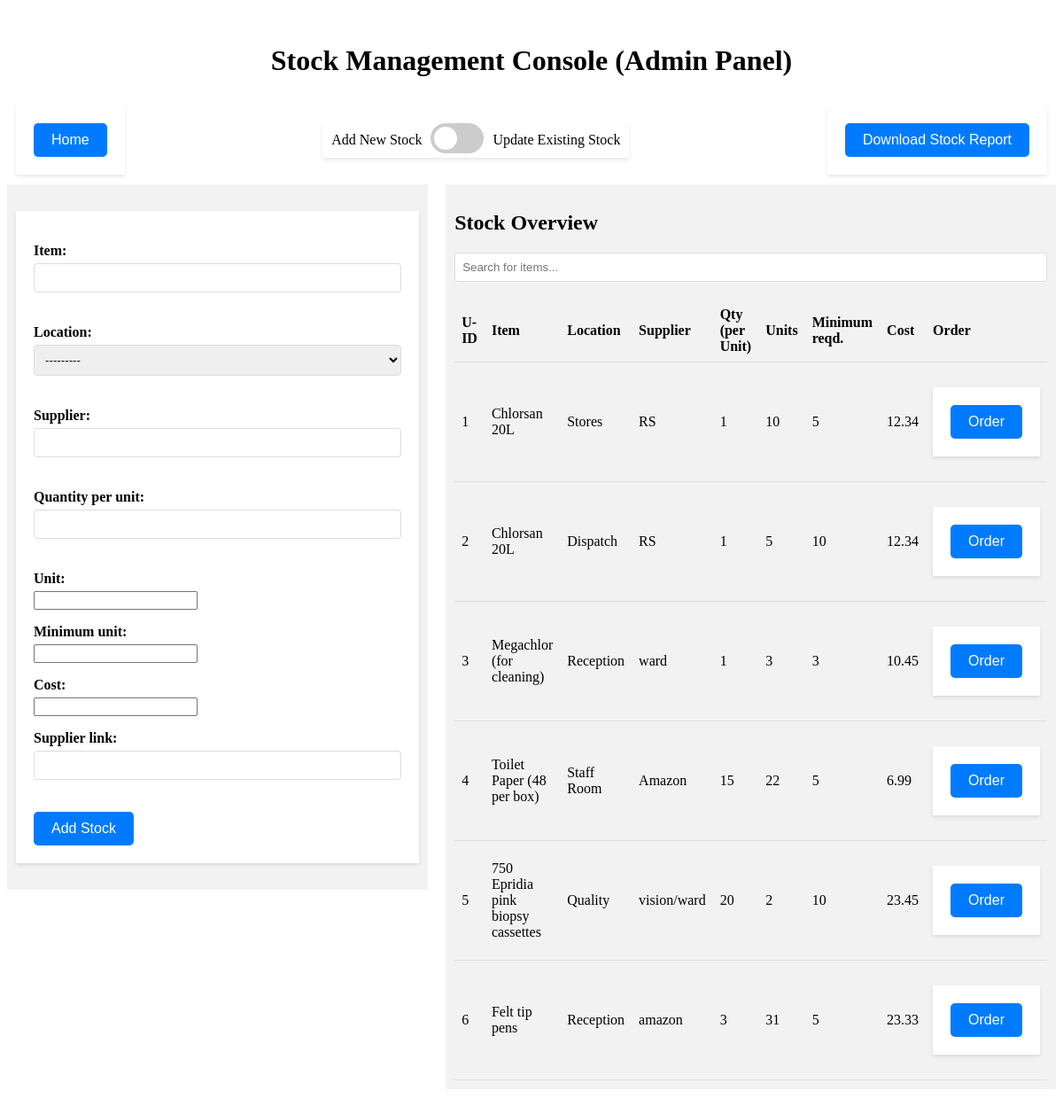
Page /adminpage/ on the committed database.
### inventory_app/models.py (models this page shows, shortened)
class InventoryItem(models.Model):
    item = models.CharField(max_length=255)
    location = models.ForeignKey(Location, on_delete=models.CASCADE, related_name='inventory_items')
    supplier = models.CharField(max_length=255)
    quantity_per_unit = models.CharField(max_length=100)  # Assuming this is a descriptive field
    unit = models.IntegerField()
    minimum_unit = models.IntegerField()
    cost = models.DecimalField(max_digits=10, decimal_places=2)
    supplier_link = models.CharField(max_length=255)

class Location(models.Model):
    name = models.CharField(max_length=255,  default='Stores')  # A descriptive name for the location
    def __str__(self):
        return self.name

### inventory_app/views.py (the view, shortened to what this page needs)
# urls.py: path('adminpage/', views.admin_view, name='admin_view'),
def admin_view(request):
    add_form = StockAddForm()
    update_form = StockUpdateForm()
    items = InventoryItem.objects.all()  # Fetch items regardless of POST or GET request
    if 'add' in request.POST and not add_form.is_valid():
        add_error_message = "Please fill out all required fields."
    else:
        add_error_message = None
    return render(request, 'inventory_app/adminpage.html', {
        'update_form': update_form,
        'add_form': add_form,
        'items': items,
        'add_error_message': add_error_message,
    })

### inventory_app/forms.py
class StockUpdateForm(forms.ModelForm):
    location = forms.ModelChoiceField(queryset=Location.objects.all(), required=True)
    class Meta:
        model = InventoryItem
        fields = ['item', 'location', 'supplier', 'quantity_per_unit', 'unit', 'minimum_unit', 'cost', 'supplier_link']
        widgets = {
            'unit': NumberInput(attrs={'step': "1"}),  # Adjust step for appropriate increments
            'minimum_unit': NumberInput(attrs={'step': "1"}),
            'cost': NumberInput(attrs={'step': "0.01"}),
            'item': TextInput(attrs={'type': 'text'}),
            'location': TextInput(attrs={'type': 'text'}),
            'supplier': TextInput(attrs={'type': 'text'}),
            'quantity_per_unit': TextInput(attrs={'type': 'text'}),
            'supplier_link': TextInput(attrs={'type': 'text'}),
        }

class StockAddForm(forms.ModelForm):
    location = forms.ModelChoiceField(queryset=Location.objects.all(), required=True)
    class Meta:
        model = InventoryItem
        fields = ['item', 'location','supplier', 'quantity_per_unit', 'unit', 'minimum_unit', 'cost', 'supplier_link']
        widgets = {
            'unit': NumberInput(attrs={'step': "1"}),  # Adjust step for appropriate increments
            'minimum_unit': NumberInput(attrs={'step': "1"}),
            'cost': NumberInput(attrs={'step': "0.01"}),
            'item': TextInput(attrs={'type': 'text'}),
            'location': TextInput(attrs={'type': 'text'}),
            'supplier': TextInput(attrs={'type': 'text'}),
            'quantity_per_unit': TextInput(attrs={'type': 'text'}),
            'supplier_link': TextInput(attrs={'type': 'text'}),
        }

### inventory_app/templates/inventory_app/adminpage.html (shortened to what this page needs)
{% load static %}
<!DOCTYPE html>
<html>
<head>
  <link rel="stylesheet" href="{% static 'inventory_app/css/admin.css' %}">
</head>
<body>
  <h1>Stock Management Console (Admin Panel)</h1>
  <div class="button-container">
    <form action="/" method="get">
      <button type="submit">Home</button>
    </form>
    <div class="slider-container">
      <span class="slider-label">Add New Stock</span>
      <label class="switch">
          <span class="slider round"></span>
      </label>
      <span class="slider-label">Update Existing Stock</span>
    </div>
    <form action="{% url 'download_stock_report' %}" method="get">
      <button type="submit">Download Stock Report</button>
    </form>
  </div>
  <div class="container">
    <div class="left">
      <div class="tile" id="addForm">
        <form method="POST" action="{% url 'admin_view' %}">
          {{ add_form.as_p }}
          <button type="submit" name="add">Add Stock</button>
        </form>
      </div>
    </div>
    <div class="right">
      <div class="tile">
        <h2>Stock Overview</h2>
        <input type="text" id="searchInput" onkeyup="filterBySecondColumn()" placeholder="Search for items...">
        <table id="stock_table">
          <thead>
            <tr>
              <th>U-ID</th>
              <th>Item</th>
              <th>Location</th>
              <th>Supplier</th>
              <th>Qty (per Unit)</th>
              <th>Units</th>
              <th>Minimum reqd.</th>
              <th>Cost</th>
              <th>Order</th>
            </tr>
          </thead>
          <tbody>
            {% for item in items %}
                <tr class="{% if item.unit <= item.minimum_unit %}blink-row{% endif %}">
                    <td>{{ item.id }}</td>
                    <td>{{ item.item }}</td>
                    <td>{{ item.location.name }}</td>
                    <td>{{ item.supplier }}</td>
                    <td>{{ item.quantity_per_unit }}</td>
                    <td>{{ item.unit }}</td>
                    <td>{{ item.minimum_unit }}</td>
                    <td>{{ item.cost }}</td>
                    <td><form action="/order" method="get"><button type="submit">Order</button></form></td>
                </tr>
            {% endfor %}
        </tbody>
        </table>
      </div>
    </div>
  </div>
</body>
</html>

### inventory_app/static/inventory_app/css/admin.css (style rules this page uses)
.container { display: flex; }
.left { flex: 1; margin-right: 20px; }
.right { flex: 1; }
.tile { background-color: #f2f2f2; padding: 10px; margin-bottom: 20px; }
table { width: 100%; border-collapse: collapse; }
th, td { padding: 8px; text-align: left; border-bottom: 1px solid #ddd; }
.button-container { display: flex; justify-content: center; align-items: center; height: 100px; }
.button-container form { margin: 0 10px; }
h1 { text-align: center; margin-top: 50px; }
button { padding: 10px 20px; border: none; border-radius: 5px; background-color: #007bff; color: white; font-size: 16px; cursor: pointer; transition: background-color 0.3s ease; }
form { background: #fff; padding: 20px; box-shadow: 0 2px 4px rgba(0, 0, 0, 0.1); max-width: 500px; margin: 20px auto; }
label { display: block; margin-bottom: 5px; font-weight: bold; }
input[type="text"], input[type="datetime-local"], input[type="date"], select { width: 100%; padding: 8px; margin-bottom: 20px; border: 1px solid #ddd; border-radius: 4px; box-sizing: border-box; }
.switch { position: relative; display: inline-block; width: 60px; height: 34px; }
.slider { position: absolute; cursor: pointer; top: 0; left: 0; right: 0; bottom: 0; background-color: #ccc; -webkit-transition: .4s; transition: .4s; }
.slider:before { position: absolute; content: ""; height: 26px; width: 26px; left: 4px; bottom: 4px; background-color: white; -webkit-transition: .4s; transition: .4s; }
.slider.round { border-radius: 34px; }
.slider.round:before { border-radius: 50%; }
.slider-container { display: flex; align-items: center; justify-content: center; margin-bottom: 20px; background: #fff; box-shadow: 0 2px 4px rgba(0, 0, 0, 0.1); margin: 20px auto; }
.slider-label { margin: 0 10px; }

### inventory_app/templates/inventory_app/adminpage.html (style rules this page uses)
.blink-row { animation: blinker 1s linear infinite; }

### rows in the picture
InventoryItem: id "1", item "Chlorsan 20L", location.name "Stores", supplier "RS", quantity_per_unit "1", unit "10", minimum_unit "5", cost "12.34"
InventoryItem: id "2", item "Chlorsan 20L", location.name "Dispatch", supplier "RS", quantity_per_unit "1", unit "5", minimum_unit "10", cost "12.34"
InventoryItem: id "3", item "Megachlor (for cleaning)", location.name "Reception", supplier "ward", quantity_per_unit "1", unit "3", minimum_unit "3", cost "10.45"
InventoryItem: id "4", item "Toilet Paper (48 per box)", location.name "Staff Room", supplier "Amazon", quantity_per_unit "15", unit "22", minimum_unit "5", cost "6.99"
InventoryItem: id "5", item "750 Epridia pink biopsy cassettes", location.name "Quality", supplier "vision/ward", quantity_per_unit "20", unit "2", minimum_unit "10", cost "23.45"
InventoryItem: id "6", item "Felt tip pens", location.name "Reception", supplier "amazon", quantity_per_unit "3", unit "31", minimum_unit "5", cost "23.33"
